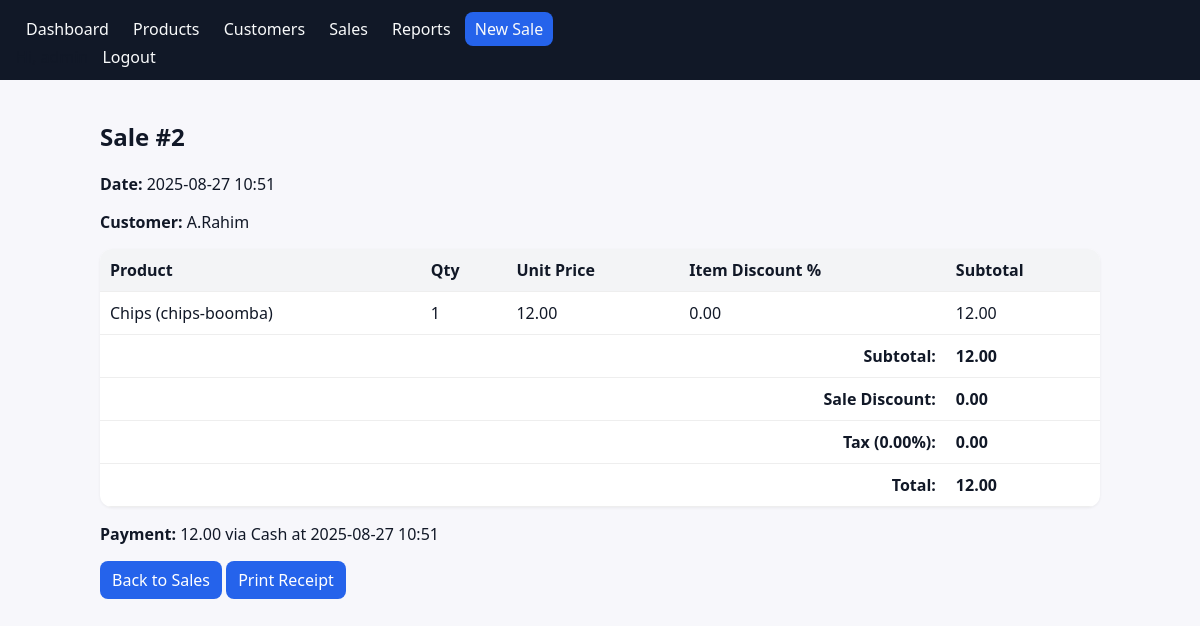
Screenshot of /sales/2/ (signed in) with the database file from the repository.
### pos/models.py (models this page shows, shortened)
class Sale(models.Model):
    customer = models.ForeignKey(Customer, on_delete=models.SET_NULL, null=True, blank=True)
    created_at = models.DateTimeField(default=timezone.now)
    notes = models.CharField(max_length=255, blank=True, null=True)
    discount_amount = models.DecimalField(max_digits=10, decimal_places=2, default=0)
    tax_percent = models.DecimalField(max_digits=5, decimal_places=2, default=0)
    @property
    def subtotal(self):
        return sum(item.line_total_before_tax for item in self.items.all())
    @property
    def tax_amount(self):
        base = self.subtotal - (self.discount_amount or Decimal('0'))
        return (base * (self.tax_percent or Decimal('0'))) / Decimal('100')
    @property
    def total(self):
        return (self.subtotal - (self.discount_amount or Decimal('0'))) + self.tax_amount

class Customer(models.Model):
    name = models.CharField(max_length=120)
    email = models.EmailField(blank=True, null=True)
    phone = models.CharField(max_length=30, blank=True, null=True)
    address = models.TextField(blank=True, null=True)
    def __str__(self): return self.name

class SaleItem(models.Model):
    sale = models.ForeignKey(Sale, related_name='items', on_delete=models.CASCADE)
    product = models.ForeignKey(Product, on_delete=models.PROTECT)
    quantity = models.PositiveIntegerField(default=1)
    unit_price = models.DecimalField(max_digits=10, decimal_places=2)
    discount_percent = models.DecimalField(max_digits=5, decimal_places=2, default=0)
    @property
    def line_total_before_tax(self):
        discount = (self.unit_price * self.quantity) * (self.discount_percent or 0) / 100
        return (self.unit_price * self.quantity) - discount

class Product(models.Model):
    name = models.CharField(max_length=150)
    sku = models.CharField(max_length=64, unique=True)
    price = models.DecimalField(max_digits=10, decimal_places=2)
    stock = models.PositiveIntegerField(default=0)
    is_active = models.BooleanField(default=True)
    def __str__(self): return f"{self.name} ({self.sku})"

class Payment(models.Model):
    METHODS = [('cash','Cash'),('card','Card'),('mobile','Mobile Payment')]
    sale = models.OneToOneField(Sale, related_name='payment', on_delete=models.CASCADE)
    amount = models.DecimalField(max_digits=10, decimal_places=2)
    method = models.CharField(max_length=20, choices=METHODS, default='cash')
    paid_at = models.DateTimeField(default=timezone.now)

### pos/views.py (the view)
# urls.py: path('sales/<int:pk>/', views.sale_detail, name='sale_detail'),
@login_required
def sale_detail(request, pk):
    sale = get_object_or_404(Sale, pk=pk)
    return render(request,"pos/sale_detail.html",{"sale":sale})

### pos/templates/pos/sale_detail.html
{% extends 'pos/base.html' %}{% block content %}<h2>Sale #{{ sale.id }}</h2><p><strong>Date:</strong> {{ sale.created_at|date:"Y-m-d H:i" }}</p><p><strong>Customer:</strong> {{ sale.customer|default:"Walk-in" }}</p><table class="table"><thead><tr><th>Product</th><th>Qty</th><th>Unit Price</th><th>Item Discount %</th><th>Subtotal</th></tr></thead><tbody>{% for item in sale.items.all %}<tr><td>{{ item.product }}</td><td>{{ item.quantity }}</td><td>{{ item.unit_price }}</td><td>{{ item.discount_percent }}</td><td>{{ item.line_total_before_tax }}</td></tr>{% endfor %}</tbody><tfoot><tr><th colspan="4" style="text-align:right">Subtotal:</th><th>{{ sale.subtotal }}</th></tr><tr><th colspan="4" style="text-align:right">Sale Discount:</th><th>{{ sale.discount_amount }}</th></tr><tr><th colspan="4" style="text-align:right">Tax ({{ sale.tax_percent }}%):</th><th>{{ sale.tax_amount }}</th></tr><tr><th colspan="4" style="text-align:right">Total:</th><th>{{ sale.total }}</th></tr></tfoot></table>{% if sale.payment %}<p><strong>Payment:</strong> {{ sale.payment.amount }} via {{ sale.payment.get_method_display }} at {{ sale.payment.paid_at|date:"Y-m-d H:i" }}</p>{% endif %}<p><a class="btn" href="{% url 'sale_list' %}">Back to Sales</a> <a class="btn" href="{% url 'sale_receipt_print' sale.pk %}" target="_blank">Print Receipt</a></p>{% endblock %}

### pos/templates/pos/base.html (shortened to what this page needs)
{% load static %}
<!DOCTYPE html>
<html lang="en">
<head>
  <link rel="stylesheet" href="{% static 'pos/styles.css' %}">
</head>
<body>
<nav class="nav">
  <div class="nav-wrapper">
    <a href="{% url 'index' %}">Dashboard</a>
    <a href="{% url 'product_list' %}">Products</a>
    <a href="{% url 'customer_list' %}">Customers</a>
    <a href="{% url 'sale_list' %}">Sales</a>
    <a href="{% url 'report_sales' %}">Reports</a>
    <a href="{% url 'sale_create' %}" class="btn">New Sale</a>
    <div class="nav-user">
      {% if user.is_authenticated %}
        <span>Hi, {{ user.username }}</span>
        <a href="{% url 'admin:logout' %}">Logout</a>
      {% else %}
        <a href="{% url 'admin:login' %}">Login</a>
      {% endif %}
    </div>
  </div>
</nav>
<main class="container">
  {% block content %}{% endblock %}
</main>
</body>
</html>

### pos/static/pos/styles.css (style rules this page uses)
:root { font-family: ui-sans-serif, system-ui, -apple-system, Segoe UI, Roboto, Arial, Noto Sans, sans-serif; }
body { margin: 0; background: #f7f7fb; color: #111827; }
.nav { display:flex; gap:12px; align-items:center; padding:12px 16px; background:#111827; }
.nav a { color:#f9fafb; text-decoration:none; padding:6px 10px; border-radius:8px; }
.nav a.btn { background:#2563eb; }
.container { padding: 20px; max-width: 1000px; margin: 0 auto; }
.table { width:100%; border-collapse: collapse; background:white; border-radius:12px; overflow:hidden; box-shadow: 0 1px 3px rgba(0,0,0,0.06); }
.table th, .table td { padding:10px; border-bottom:1px solid #eee; text-align:left; }
.table thead { background:#f3f4f6; }
.btn { display:inline-block; background:#2563eb; color:#fff; padding:8px 12px; border-radius:8px; text-decoration:none; border:0; cursor:pointer; }

### rows the page displays
Sale: id "2", created_at "2025-08-27 10:51", customer "A.Rahim", subtotal "12.00", discount_amount "0.00", tax_percent "0.00", tax_amount "0.00", total "12.00", payment.amount "12.00", payment.method "Cash", payment.paid_at "2025-08-27 10:51"
SaleItem: product "Chips (chips-boomba)", quantity "1", unit_price "12.00", discount_percent "0.00", line_total_before_tax "12.00"
